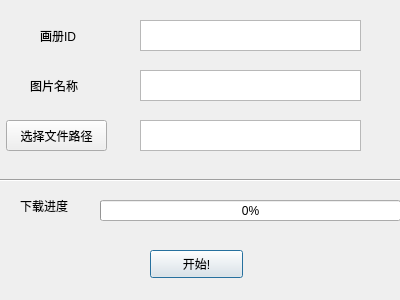
<?xml version="1.0" encoding="UTF-8"?>
<ui version="4.0">
 <class>BiliBili</class>
 <widget class="QDialog" name="BiliBili">
  <property name="geometry">
   <rect>
    <x>0</x>
    <y>0</y>
    <width>400</width>
    <height>300</height>
   </rect>
  </property>
  <property name="windowTitle">
   <string>BiliBili画册</string>
  </property>
  <widget class="Line" name="line">
   <property name="geometry">
    <rect>
     <x>0</x>
     <y>170</y>
     <width>401</width>
     <height>20</height>
    </rect>
   </property>
   <property name="orientation">
    <enum>Qt::Horizontal</enum>
   </property>
  </widget>
  <widget class="QProgressBar" name="progressBar">
   <property name="geometry">
    <rect>
     <x>100</x>
     <y>200</y>
     <width>301</width>
     <height>21</height>
    </rect>
   </property>
   <property name="value">
    <number>0</number>
   </property>
  </widget>
  <widget class="QLabel" name="label">
   <property name="geometry">
    <rect>
     <x>20</x>
     <y>180</y>
     <width>61</width>
     <height>51</height>
    </rect>
   </property>
   <property name="text">
    <string>下载进度</string>
   </property>
  </widget>
  <widget class="QLabel" name="label_2">
   <property name="geometry">
    <rect>
     <x>40</x>
     <y>20</y>
     <width>51</width>
     <height>31</height>
    </rect>
   </property>
   <property name="text">
    <string>画册ID</string>
   </property>
  </widget>
  <widget class="QLabel" name="label_4">
   <property name="geometry">
    <rect>
     <x>30</x>
     <y>70</y>
     <width>71</width>
     <height>31</height>
    </rect>
   </property>
   <property name="text">
    <string>图片名称</string>
   </property>
  </widget>
  <widget class="QToolButton" name="toolButton">
   <property name="geometry">
    <rect>
     <x>6</x>
     <y>120</y>
     <width>101</width>
     <height>31</height>
    </rect>
   </property>
   <property name="text">
    <string>选择文件路径</string>
   </property>
  </widget>
  <widget class="QPushButton" name="pushButton">
   <property name="geometry">
    <rect>
     <x>150</x>
     <y>250</y>
     <width>93</width>
     <height>28</height>
    </rect>
   </property>
   <property name="text">
    <string>开始!</string>
   </property>
  </widget>
  <widget class="QTextEdit" name="textEdit">
   <property name="geometry">
    <rect>
     <x>140</x>
     <y>20</y>
     <width>221</width>
     <height>31</height>
    </rect>
   </property>
  </widget>
  <widget class="QTextEdit" name="textEdit_2">
   <property name="geometry">
    <rect>
     <x>140</x>
     <y>70</y>
     <width>221</width>
     <height>31</height>
    </rect>
   </property>
  </widget>
  <widget class="QTextEdit" name="textEdit_3">
   <property name="geometry">
    <rect>
     <x>140</x>
     <y>120</y>
     <width>221</width>
     <height>31</height>
    </rect>
   </property>
  </widget>
 </widget>
 <resources/>
 <connections/>
</ui>
